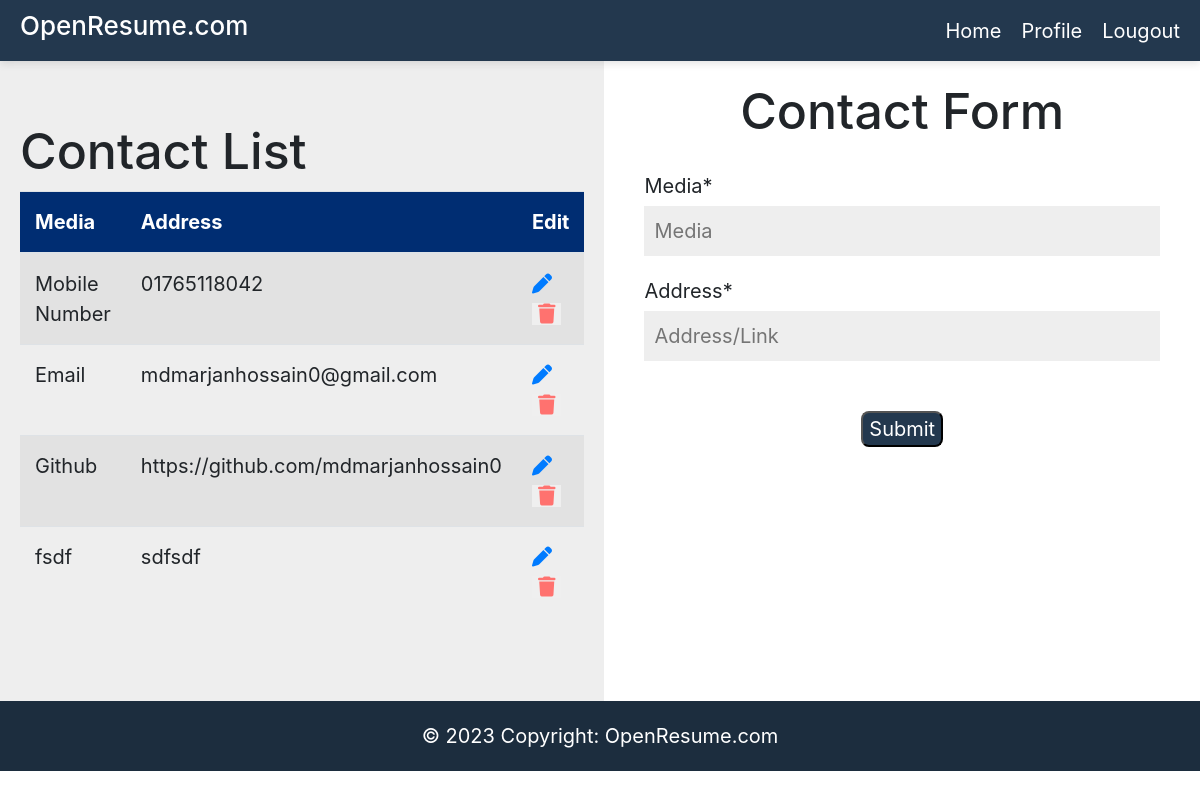
The page /add_contact_info.php (signed in) on the database its author committed.
### tables this page shows
CREATE TABLE `contact` (
  `id` int(11) NOT NULL,
  `account_id` int(11) DEFAULT NULL,
  `title` varchar(255) NOT NULL,
  `value` varchar(255) NOT NULL
);

### middleware/authentication.php (called while the page is built, shortened)
<?php
include "config/config.php";
$conn =  dbConnection();
if (isset($_SESSION["authenticated"]) && $_SESSION["authenticated"] === true) {
    $id = $_SESSION["id"];
    $user_query = "select * from account where id = $id";
    $user_query_result = getQuery($conn, $user_query);
    $dataLen = count($user_query_result);
    if ($dataLen == 1) {
        $user = $user_query_result[0];
    }
}

### config/config.php (called while the page is built, shortened)
<?php
function getQuery($conn, $sql)
{
    $result = $conn->query($sql);
    $rArray = array();
    if ($result) {
        if ($result->num_rows > 0) {
            while ($row = $result->fetch_assoc()) {
                array_push($rArray, $row);
            }
        }
    }
    return $rArray;
}

### add_contact_info.php (the view, shortened to what this page needs)
<!DOCTYPE html>
<html lang="en">
<head>
    <link rel="stylesheet" href="https://cdnjs.cloudflare.com/ajax/libs/font-awesome/6.4.0/css/all.min.css" />
    <link rel="stylesheet" href="https://cdn.jsdelivr.net/npm/bootstrap@4.4.1/dist/css/bootstrap.min.css">
    <link rel="stylesheet" href="css/header.css">
    <link rel="stylesheet" href="css/create_form.css">
</head>
<body>
    <?php
    include "middleware/authentication.php";
    $user_id = $user['id'];
    $title = "";
    $value = "";
    $contacts = getQuery($conn, "select * from contact where account_id = $user_id");
    include "snippets/header.php";
    ?>
    <div class="main-container">
        <div class="data-table">
            <h1>Contact List</h1>
            <div class="table-container">
                <table class="table table-striped mb-0">
                    <thead style="background-color: #002d72;">
                        <tr>
                            <th scope="col">Media</th>
                            <th scope="col">Address</th>
                            <th scope="col">Edit</th>
                        </tr>
                    </thead>
                    <tbody>
                        <?php
                        foreach ($contacts as $item) {
                        ?>
                            <tr>
                                <td><?php echo $item["title"] ?></td>
                                <td><?php echo $item["value"] ?></td>
                                <td>
                                    <a href="edit_contact_info.php?id=<?php echo $item['id']; ?>"><i class="fa-solid fa-pen"></i></a>
                                    <form action="add_contact_info.php" method="POST" style="display: inline;">
                                        <button type="submit" class="fa-solid fa-trash" style="color: #FF726F; border: none" onclick="return confirm('Are you sure?')"></button>
                                    </form>
                                </td>
                            </tr>
                        <?php
                        }
                        ?>
                    </tbody>
                </table>
            </div>
        </div>
        <div class="data-form">
            <h1>Contact Form</h1>
            <form method="POST" action="add_contact_info.php">
                <label for="title">Media*</label>
                <br>
                <input type="text" placeholder="Media" name="title" id="title" value="<?php echo  $title; ?>" required>
                <br>
                <label for="value">Address*</label>
                <br>
                <input type="text" placeholder="Address/Link" name="value" id="value" value="<?php echo  $value; ?>" required>
                <br>
                <div class="submit-button-container">
                    <button type="submit">Submit</button>
                </div>
            </form>
        </div>
    </div>
    <footer class="">
        <div class="text-center p-3" style="background-color: rgba(0, 0, 0, 0.2);">
            © 2023 Copyright:
            <a style="color: white" href="https://educodiv.com">OpenResume.com</a>
        </div>
    </footer>
</body>
</html>

### css/header.css (style rules this page uses)
* { margin: 0px; box-sizing: border-box; font-size: 20px; }
body { overflow-x: hidden; }
footer { background: #23384E !important; color: white !important; }

### css/create_form.css (style rules this page uses)
.main-container { display: flex; min-height: 80vh; overflow: hidden; }
.main-container .data-table { width: 100%; padding: 1rem; padding-top: 3rem; background: #EEEEEE; }
.main-container .data-table table th { color: white; }
.main-container .data-table table tr { max-width: 200px; }
.main-container .data-form { display: flex; padding: 1rem; width: 100%; flex-direction: column; align-items: center; }
.main-container .data-form form { width: 100%; padding: 1rem; }
.main-container .data-form form label { margin-bottom: 5px; }
.main-container .data-form form input { width: 100%; padding: 0.5rem; background: #EEEEEE; outline: none; border: none; margin-bottom: 1rem; }
.main-container .data-form form button { background: #23384E; color: white; border-radius: 8px; }
.submit-button-container { display: flex; justify-content: center; outline: none; }

### rows shown on the page
contact: title "Mobile Number", value "01765118042"
contact: title "Email", value "mdmarjanhossain0@gmail.com"
contact: title "Github", value "https://github.com/mdmarjanhossain0"
contact: title "fsdf", value "sdfsdf"
